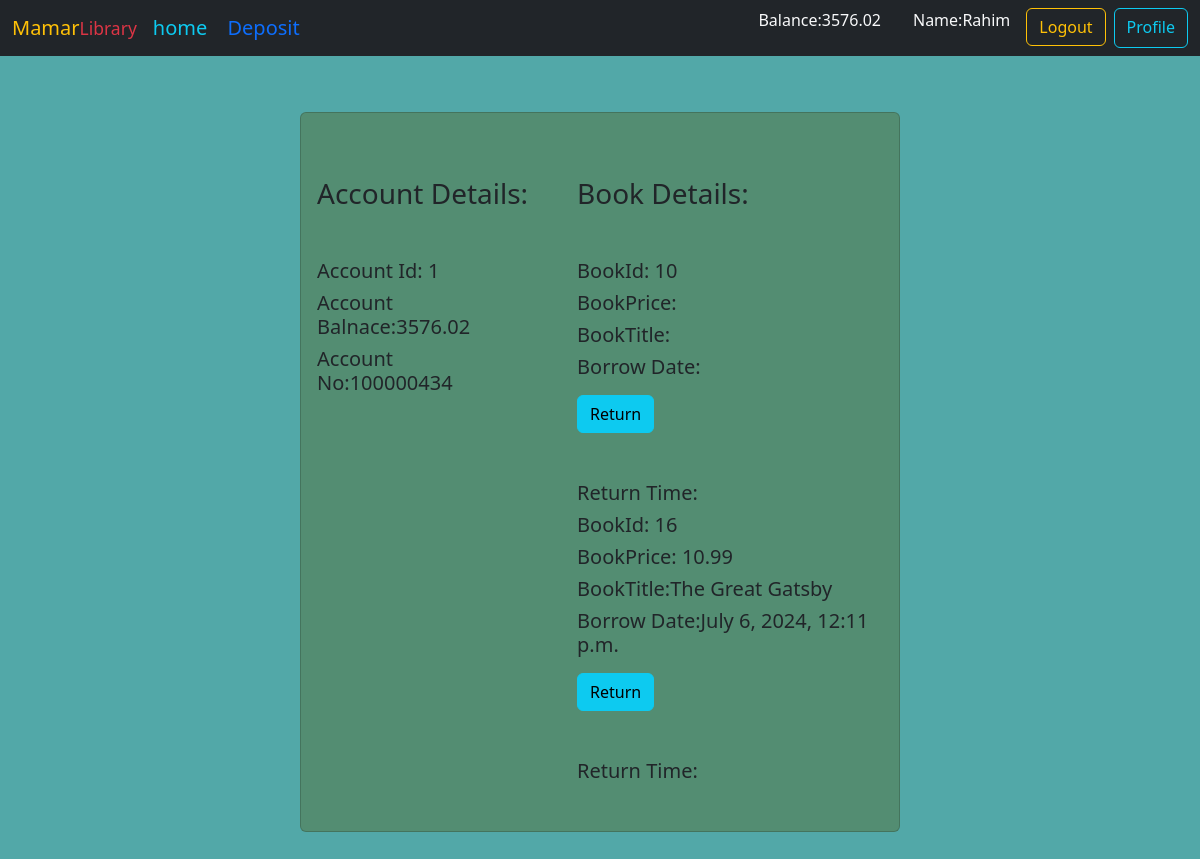
The app's page /books/profile/ (signed in) with its own data.
### accounts/models.py (models this page shows, shortened)
class AccountModel(models.Model):
    user = models.OneToOneField(User,on_delete=models.CASCADE,related_name='account')
    account_no = models.IntegerField(unique=True,null=True,blank=True)
    balance = models.DecimalField(decimal_places=2,max_digits=10,default=0)
    after_balance = models.DecimalField(decimal_places=2,max_digits=10,default=0)

### borrow_book/models.py (models this page shows)
class BorrowBookModel(models.Model):
    user= models.ForeignKey(User,on_delete=models.CASCADE)
    account = models.ForeignKey(AccountModel,on_delete=models.CASCADE,null=True,blank=True,related_name='account')
    book = models.ForeignKey(BookModel,on_delete=models.CASCADE, null=True,blank=True)

### book/models.py (models this page shows, shortened)
class BookModel (models.Model):
    user= models.ForeignKey(User,on_delete=models.CASCADE,null=True,blank=True,related_name='book')
    title = models.CharField(max_length=50,unique=True)
    price = models.DecimalField(decimal_places=2,max_digits=10)
    image = models.ImageField(upload_to='book/media/uploads/')
    borrow_date = models.DateTimeField(auto_now_add=True)
    description = models.TextField(max_length=200)
    book_category = models.ManyToManyField(BookCategoryModel)
    quantity = models.IntegerField(null=True,blank=True)

### book/views.py (the view, shortened to what this page needs)
# urls.py: path('profile/',ProfileView.as_view(),name='profile'),
@method_decorator(login_required,name='dispatch')
class ProfileView(ListView):
    model = AccountModel
    template_name = "profile.html"
    def get_context_data(self, **kwargs):
        context = super().get_context_data(**kwargs)
        context['accounts'] = AccountModel.objects.filter(user=self.request.user)
        context['books'] = BorrowBookModel.objects.filter(user=self.request.user)
        context['return_user'] = ReturnBookModel.objects.filter(user=self.request.user)
        context['return_books'] = ReturnBookModel.objects.all()
        print(context['books'])
        print(context['return_books'])
        return context

### book/templates/profile.html
{% extends "base.html" %} {% block content %} {% load crispy_forms_tags %}
<div class="mx-auto">
    <div class="d-flex justify-content-center  flex-wrap   pt-5  mx-auto">
        <div class="card  mt-2  mb-5 w-50 " style="background-color: rgba(85, 107, 47, 0.447);">
            <div class="card-body d-flex gap-5 mt-5 pb-3 ">
             <div class="mx-auto d-flex gap-5">
                <div>
                    <h3 class="mb-5" >Account Details:</h3>
                    {% for account in accounts %}
                    <h5>Account Id: {{ account.id }}</h5>
                     <h5>Account Balnace:{{ account.balance }}</h5>
                     <h5>Account No:{{ account.account_no}}</h5>
                     {% endfor %}
                  </div>
                  <div class="">
                    <h3 class="mb-5">Book Details:</h3>
                    {% for b in books %}
                    <h5>BookId: {{ b.id }}</h5>
                    <h5>BookPrice: {{ b.book.price}}</h5>
                    <h5>BookTitle:{{ b.book.title }}</h5>
                    <h5>Borrow Date:{{ b.book.borrow_date}}</h5>
                    <a class="btn btn-info mt-2 mb-5" href="{% url 'return_book' b.id %}">Return</a>
                    <h5>Return Time:{{return_books.return_time}}</h5>
                    {% endfor %}
                    <br>
                  </div>
             </div>
            </div>
        </div>
    </div>
</div>
{% endblock content %}

### core/templates/navbar.html (shortened to what this page needs)
<nav class="navbar  bg-dark ">
  <div class="container-fluid">
      <div class="d-flex">
          <div>
              <a class="navbar-brand text-warning w-75">Mamar<small class="text-danger">Library</small></a>
          </div>
          <div>
              <a href="{% url 'home' %}" class="navbar-brand text-info " >home</a>
              <a href="{% url 'deposit' %}" class="navbar-brand text-primary ">Deposit</a>
          </div>
      </div>
      <div class="d-flex" role="search">
          {% if request.user.is_authenticated %}
          <p class="text-light  mx-3">Balance:{{request.user.account.balance}}</p>
          <p class="text-light  mx-3">Name:{{request.user.first_name}}</p>
          <form action="{% url 'logout' %}" method="post">
          <button  class=" btn btn-outline-warning" type="submit">Logout</button>
          </form>
          <a href="{% url 'profile' %}" class="btn btn-outline-info ms-2 " >Profile</a>
          {% else %}
          <a href="{% url 'login' %}"class="btn btn-outline-success" type="submit">Login</a>
          <a href="{% url 'register' %}" class="btn btn-outline-light ms-3" type="submit">Register</a>
          {% endif %}
        </div>
  </div>
</nav>

### records on screen
AccountModel: id "1", balance "3576.02", account_no "100000434"
BorrowBookModel: id "10"
BorrowBookModel: id "16", book.price "10.99", book "The Great Gatsby", book.borrow_date "July 6, 2024, 12:11 p.m."

### other values on screen
{{ request.user.account.balance }} "3576.02"
{{ request.user.first_name }} "Rahim"
